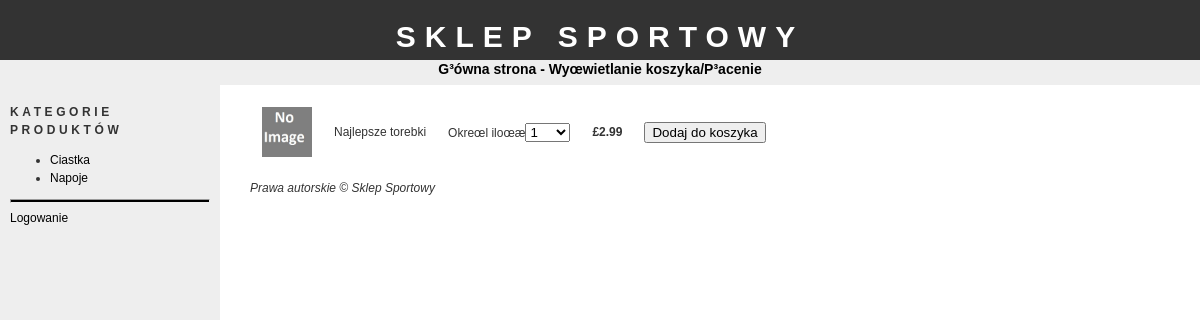
Screenshot of /dodawanie_do_koszyka.php?id=1 with the database file from the repository.
### tables this page shows
CREATE TABLE IF NOT EXISTS `kategorie` (
  `id` tinyint(4) NOT NULL AUTO_INCREMENT,
  `nazwa` varchar(20) NOT NULL,
  PRIMARY KEY (`id`)
);

CREATE TABLE IF NOT EXISTS `produkty` (
  `id` int(11) NOT NULL AUTO_INCREMENT,
  `id_kat` tinyint(4) NOT NULL,
  `nazwa` varchar(100) NOT NULL,
  `opis` text NOT NULL,
  `obraz` varchar(30) NOT NULL,
  `cena` float NOT NULL,
  PRIMARY KEY (`id`)
);

### konfiguracja.php (called while the page is built, shortened)
<?php
$config_basedir = "http://localhost/sites/sklep/";
?>

### funkcje.php (called while the page is built, shortened)
<?php
function pf_validate_number($value, $function, $redirect) {
  if(isset($value) == TRUE) {
		if($error == 1) {
			header("Location: " . $redirect);
		}
		else {
			$final = $value;
		}
	}
	return $final;
}
?>

### dodawanie_do_koszyka.php (the view, shortened to what this page needs)
<?php
	require("bd.php");
	require("funkcje.php");
	$validid = pf_validate_number($_GET['id'], "redirect", $config_basedir);
	$prodsql = "SELECT * FROM produkty WHERE id = " . $validid . ";";
	$prodres = mysql_query($prodsql);
	$numrows = mysql_num_rows($prodres);
	$prodrow = mysql_fetch_assoc($prodres);
	if($numrows == 0)
	{
		header("Location: " . $config_basedir);
	}
	else
	{
		if($_POST['submit'])
		{
			if($_SESSION['SESS_ORDERNUM'])
			{
					$itemsql = "INSERT INTO pozycje_zamowienia(id_zamowienia, id_produktu, ilosc) VALUES("
						. $_SESSION['SESS_ORDERNUM'] . ", " . $validid . ", "
						. $_POST['amountBox'] . ")";
					mysql_query($itemsql);
			}
			else
			{
				if($_SESSION['SESS_LOGGEDIN'])
				{
					$sql = "INSERT INTO zamowienia(id_klienta, zarejestrowany, data) VALUES("
							. $_SESSION['SESS_USERID'] . ", 1, NOW())";
					mysql_query($sql);
					session_register("SESS_ORDERNUM");
					$_SESSION['SESS_ORDERNUM'] = mysql_insert_id();
					$itemsql = "INSERT INTO pozycje_zamowienia(id_zamowienia, id_produktu, ilosc) VALUES("
						. $_SESSION['SESS_ORDERNUM'] . ", " . $validid . ", "
						. $_POST['amountBox'] . ")";
					mysql_query($itemsql);
				}
				else
				{
					$sql = "INSERT INTO zamowienia(zarejestrowany, data, sesja) VALUES("
							. "0, NOW(), '" . session_id() . "')";
					mysql_query($sql);
					session_register("SESS_ORDERNUM");
					$_SESSION['SESS_ORDERNUM'] = mysql_insert_id();
					$itemsql = "INSERT INTO pozycje_zamowienia(id_zamowienia, id_produktu, ilosc) VALUES("
						. $_SESSION['SESS_ORDERNUM'] . ", " . $validid . ", "
						. $_POST['amountBox'] . ")";
					mysql_query($itemsql);
				}
			}
			$totalprice = $prodrow['cena'] * $_POST['amountBox'] ;
			$updsql = "UPDATE zamowienia SET suma = suma + " . $totalprice . " WHERE id = " . $_SESSION['SESS_ORDERNUM'] . ";";
			mysql_query($updres);
			header("Location: " . $config_basedir . "wyswietlanie_koszyka.php");
		}
		else
		{
			require("naglowek.php");
			echo "<form action='dodawanie_do_koszyka.php?id=" . $_GET['id'] . "' method='POST'>";
			echo "<table cellpadding='10'>";
			echo "<tr>";
				if(empty($prodrow['obraz'])) {
					echo "<td><img src='./obrazy/brak_obrazu.jpg' width='50' alt='" . $prodrow['nazwa'] . "'></td>";
				}
				else {
					echo "<td><img src='./obrazy/" . $prodrow['obraz'] . "' width='50' alt='" . $prodrow['nazwa'] . "'></td>";
				}
				echo "<td>" . $prodrow['nazwa'] . "</td>";
				echo "<td>Okreœl iloœæ<select name='amountBox'>";
				for($i=1;$i<=100;$i++)
				{
					echo "<option>" . $i . "</option>";
				}
				echo "</select></td>";
				echo "<td><strong>&pound;" . sprintf('%.2f', $prodrow['cena']) . "</strong></td>";
				echo "<td><input type='submit' name='submit' value='Dodaj do koszyka'></td>";
			echo "</tr>";
			echo "</table>";
			echo "</form>";
		}
	}
	require("stopka.php");
?>

### pasek.php
<h1>Kategorie produktów</h1>
<ul>
<?php
	$catsql = "SELECT * FROM kategorie;";
	$catres = mysql_query($catsql);
	while($catrow = mysql_fetch_assoc($catres))
	{
		echo "<li><a href='" . $config_basedir . "/produkty.php?id=" . $catrow['id'] . "'>" . $catrow['nazwa'] . "</a></li>";
	}
?>
</ul>

### arkusz_styli.css (style rules this page uses)
body { font-family: "trebuchet ms", verdana, sans-serif; font-size: 12px; line-height: 1.5em; color: #333; background: #ffffff; margin: 0; padding: 0; text-align: center; width: 100%; }
a:link { text-decoration: none; color: #000; }
img { border: 0; }
#bar h1 { font-size: 12px; text-transform: uppercase; letter-spacing: 0.3em; }

### rows the page displays
kategorie: nazwa "Ciastka"
kategorie: nazwa "Napoje"
produkty: nazwa "Najlepsze torebki", cena "2.99"

### other values shown
$config_sitename "SKLEP SPORTOWY"
$config_sitename "Sklep Sportowy"
form field amountBox "1"
